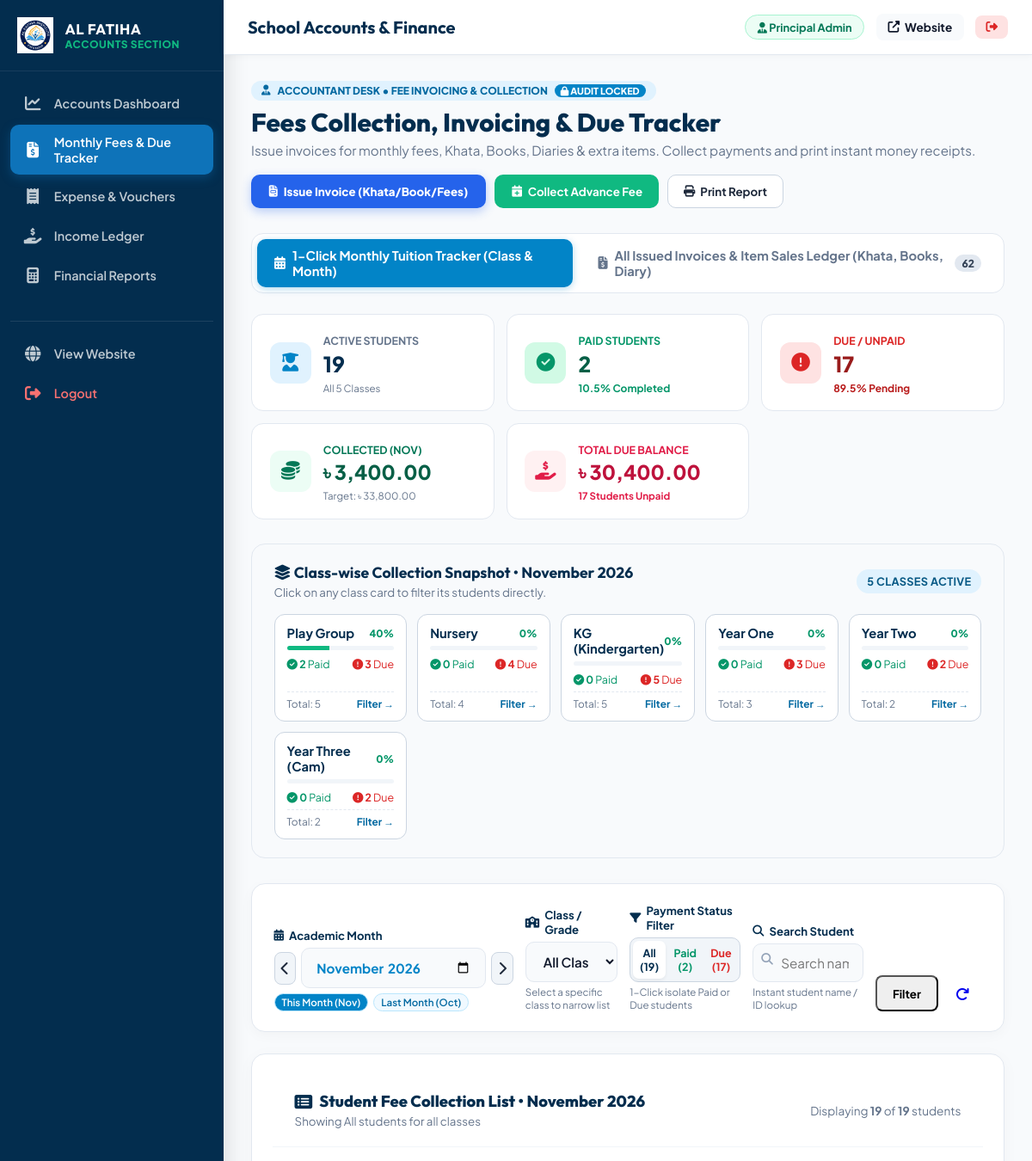
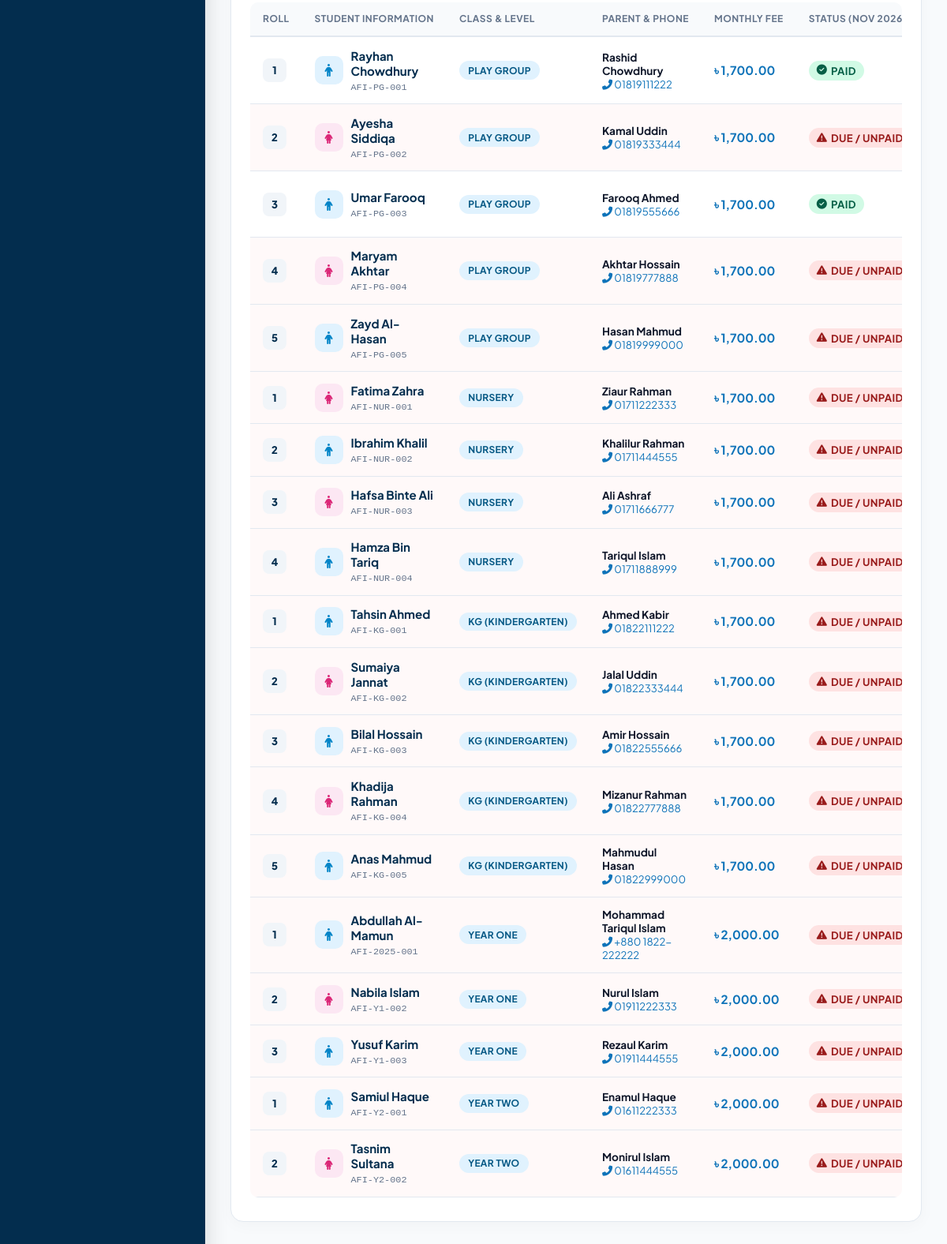
/accountant/fees.php (signed in), run on an earlier commit of the app's database (2 pictures, top to bottom).
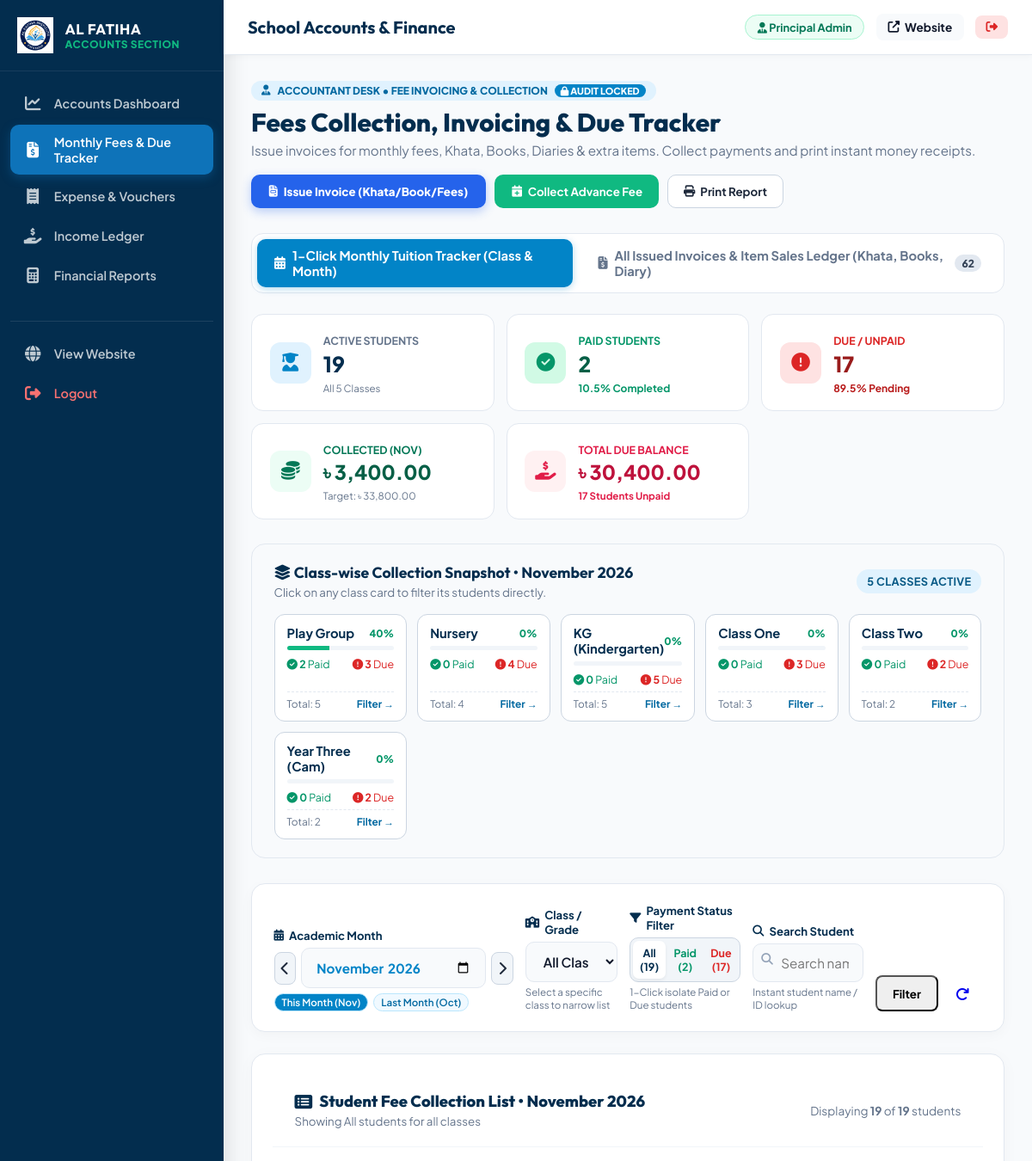
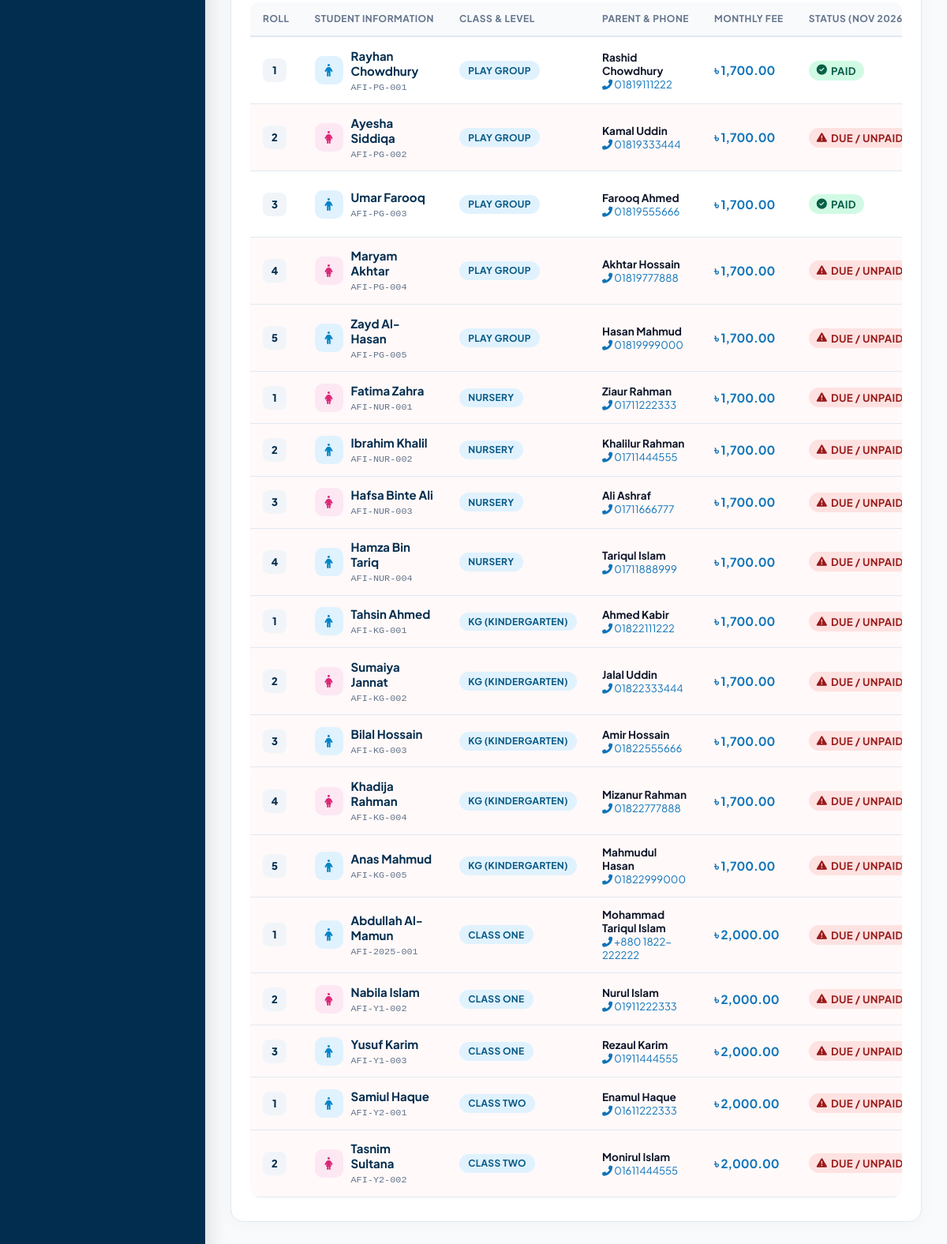
And on a later commit of the database (2 pictures, top to bottom).
### tables this page shows
CREATE TABLE `classes` (
  `id` int(11) NOT NULL AUTO_INCREMENT,
  `class_name` varchar(50) NOT NULL,
  `age_group` varchar(50) NOT NULL,
  `section` varchar(10) DEFAULT 'A',
  `room_no` varchar(20) DEFAULT '101',
  `tuition_fee` decimal(10,2) NOT NULL DEFAULT 3500.00,
  `admission_fee` decimal(10,2) NOT NULL DEFAULT 8000.00,
  `book_kit_fee` decimal(10,2) NOT NULL DEFAULT 3500.00,
  `primary_teacher_id` int(11) DEFAULT NULL,
  `backup_teacher_id` int(11) DEFAULT NULL,
  PRIMARY KEY (`id`)
);

CREATE TABLE `students` (
  `id` int(11) NOT NULL AUTO_INCREMENT,
  `student_id` varchar(20) NOT NULL,
  `first_name` varchar(50) NOT NULL,
  `last_name` varchar(50) NOT NULL,
  `gender` enum('Male','Female') NOT NULL,
  `dob` date NOT NULL,
  `class_id` int(11) NOT NULL,
  `roll_no` int(11) NOT NULL,
  `parent_user_id` int(11) DEFAULT NULL,
  `father_name` varchar(100) NOT NULL,
  `mother_name` varchar(100) NOT NULL,
  `phone` varchar(20) NOT NULL,
  `address` text NOT NULL,
  `status` enum('Active','Graduated','Suspended') DEFAULT 'Active',
  `admission_date` date DEFAULT NULL,
  `blood_group` varchar(10) DEFAULT NULL,
  `religion` varchar(50) DEFAULT 'Islam',
  `nationality` varchar(50) DEFAULT 'Bangladeshi',
  `birth_reg_no` varchar(100) DEFAULT NULL,
  `permanent_address` text DEFAULT NULL,
  `father_occupation` varchar(100) DEFAULT NULL,
  `father_phone` varchar(40) DEFAULT NULL,
  `father_nid` varchar(100) DEFAULT NULL,
  `mother_occupation` varchar(100) DEFAULT NULL,
  `mother_phone` varchar(40) DEFAULT NULL,
  `emergency_contact_name` varchar(100) DEFAULT NULL,
  `emergency_contact_phone` varchar(40) DEFAULT NULL,
  `emergency_contact_relation` varchar(50) DEFAULT NULL,
  `previous_school` varchar(150) DEFAULT NULL,
  `medical_notes` text DEFAULT NULL,
  `admission_session` varchar(20) DEFAULT '2027',
  PRIMARY KEY (`id`),
  UNIQUE KEY `student_id` (`student_id`),
  KEY `class_id` (`class_id`),
  CONSTRAINT `students_ibfk_1` FOREIGN KEY (`class_id`) REFERENCES `classes` (`id`) ON DELETE CASCADE
);

### includes/functions.php (called while the page is built, shortened)
<?php
function sanitize($data) {
    return htmlspecialchars(trim($data), ENT_QUOTES, 'UTF-8');
}
function format_currency($amount) {
    return '৳ ' . number_format($amount, 2);
}

### accountant/fees.php (the view, shortened to what the changed rows need)
<?php
require_once __DIR__ . '/layout.php';
$db = get_db_connection();
$activeView = sanitize($_GET['view'] ?? 'tracker');
$selected_month = sanitize($_GET['month'] ?? date('Y-m'));
$selected_class_id = isset($_GET['class_id']) ? intval($_GET['class_id']) : 0;
$selected_status = sanitize($_GET['status'] ?? 'all');
$currentMonthTime = strtotime($selected_month . '-01');
$classes = $db->query("SELECT * FROM classes ORDER BY id ASC")->fetchAll(PDO::FETCH_ASSOC);
$sql = "
    SELECT
        s.id,
        s.student_id as student_code,
        s.first_name,
        s.last_name,
        s.roll_no,
        s.gender,
        s.father_name,
        s.mother_name,
        s.phone,
        s.class_id,
        c.class_name,
        c.tuition_fee as class_tuition_fee,
        f.id as fee_id,
        f.invoice_no,
        f.fee_type,
        f.fee_month,
        f.amount as billed_amount,
        f.status as fee_status,
        f.paid_date,
        f.payment_method,
        f.reference_no,
        f.notes
    FROM students s
    JOIN classes c ON s.class_id = c.id
    LEFT JOIN fees f ON (
        f.student_id = s.id
        AND (
            f.fee_month = :sel_month
            OR (f.due_date LIKE :sel_month_like AND (f.fee_type LIKE '%Tuition%' OR f.fee_type LIKE '%Monthly%'))
        )
    )
    WHERE s.status = 'Active'
";
$params = [
    ':sel_month' => $selected_month,
    ':sel_month_like' => $selected_month . '%'
];
$sql .= " ORDER BY c.id ASC, s.roll_no ASC, s.first_name ASC";
$stmt = $db->prepare($sql);
$stmt->execute($params);
$rawStudents = $stmt->fetchAll(PDO::FETCH_ASSOC);
$displayStudents = [];
$classSummaries = [];
foreach ($classes as $cls) {
    $classSummaries[$cls['id']] = [
        'name' => $cls['class_name'],
        'total' => 0,
        'paid' => 0,
        'due' => 0,
        'expected' => 0,
        'collected' => 0,
        'due_amount' => 0
    ];
}
foreach ($rawStudents as $st) {
    $effectiveAmount = !empty($st['billed_amount']) && floatval($st['billed_amount']) > 0
        ? floatval($st['billed_amount'])
        : (floatval($st['class_tuition_fee']) > 0 ? floatval($st['class_tuition_fee']) : 2000.00);
    $isPaid = (!empty($st['fee_status']) && strtolower($st['fee_status']) === 'paid');
    $status = $isPaid ? 'Paid' : 'Due';
    $st['computed_status'] = $status;
    $st['effective_amount'] = $effectiveAmount;
    $cid = $st['class_id'];
    if (isset($classSummaries[$cid])) {
        $classSummaries[$cid]['total']++;
        $classSummaries[$cid]['expected'] += $effectiveAmount;
        if ($isPaid) {
            $classSummaries[$cid]['paid']++;
            $classSummaries[$cid]['collected'] += $effectiveAmount;
        } else {
            $classSummaries[$cid]['due']++;
            $classSummaries[$cid]['due_amount'] += $effectiveAmount;
        }
    }
    if ($selected_status === 'all' || strtolower($selected_status) === strtolower($status)) {
        $displayStudents[] = $st;
    }
}
?>
<div class="fee-manager-header" style="display: flex; justify-content: space-between; align-items: center; flex-wrap: wrap; gap: 1.2rem; margin-bottom: 1.8rem;">
  <div>
    <h2 style="font-family: 'Outfit', sans-serif; color: var(--admin-deep-navy); margin: 0; font-size: 1.85rem; font-weight: 800;">
      Fees Collection, Invoicing &amp; Due Tracker
    </h2>
  </div>
</div>
<?php if ($activeView === 'tracker'): ?>
  <?php if ($selected_class_id === 0): ?>
    <div style="background: #f8fafc; border: 1.5px solid #e2e8f0; border-radius: 16px; padding: 1.3rem 1.6rem; margin-bottom: 1.8rem;">
      <div style="display: grid; grid-template-columns: repeat(5, 1fr); gap: 12px;">
        <?php foreach ($classes as $cls):
          $cs = $classSummaries[$cls['id']] ?? ['total' => 0, 'paid' => 0, 'due' => 0, 'rate' => 0];
        ?>
          <a href="fees.php?view=tracker&month=<?= $selected_month ?>&class_id=<?= $cls['id'] ?>&status=<?= $selected_status ?>" style="background: #ffffff; border: 1.5px solid #cbd5e1; border-radius: 12px; padding: 12px 14px; text-decoration: none; color: inherit; display: flex; flex-direction: column; transition: all 0.2s;">
            <div style="display: flex; justify-content: space-between; align-items: center; margin-bottom: 6px;">
              <strong style="font-size: 0.92rem; color: var(--admin-deep-navy);"><?= htmlspecialchars($cls['class_name']) ?></strong>
              <span style="font-size: 0.74rem; font-weight: 800; color: #059669;"><?= $cs['rate'] ?>%</span>
            </div>
            <div style="height: 5px; background: #f1f5f9; border-radius: 10px; overflow: hidden; margin-bottom: 8px;">
            </div>
            <div style="display: flex; justify-content: space-between; font-size: 0.78rem; margin-bottom: 6px;">
              <span style="color: #059669;"><i class="fas fa-check-circle"></i> <strong><?= $cs['paid'] ?></strong> Paid</span>
              <span style="color: #dc2626;"><i class="fas fa-exclamation-circle"></i> <strong><?= $cs['due'] ?></strong> Due</span>
            </div>
            <div style="display: flex; justify-content: space-between; align-items: center; margin-top: auto; padding-top: 6px; border-top: 1px dashed #e2e8f0; font-size: 0.74rem; color: #64748b;">
              <span>Total: <?= $cs['total'] ?></span>
              <span style="color: #0369a1; font-weight: 700;">Filter &rarr;</span>
            </div>
          </a>
        <?php endforeach; ?>
      </div>
    </div>
  <?php endif; ?>
  <div class="card-box" style="background: #ffffff; border-radius: 16px; border: 1.5px solid #e2e8f0; overflow: hidden; box-shadow: 0 4px 20px rgba(0,0,0,0.03);">
    <div class="table-responsive">
      <table class="data-table">
        <thead>
          <tr>
            <th style="width: 70px;">Roll</th>
            <th>Student Information</th>
            <th>Class &amp; Level</th>
            <th>Parent &amp; Phone</th>
            <th>Monthly Fee</th>
            <th>Status (<?= date('M Y', $currentMonthTime) ?>)</th>
          </tr>
        </thead>
        <tbody>
          <?php if (!empty($displayStudents)): ?>
            <?php foreach ($displayStudents as $st): ?>
              <tr class="<?= ($st['computed_status'] === 'Due') ? 'row-due-highlight' : '' ?>">
                <td><span class="roll-badge"><?= $st['roll_no'] ?: '-' ?></span></td>
                <td>
                  <div style="display: flex; align-items: center; gap: 10px;">
                    <div class="st-avatar <?= (strtolower($st['gender']) === 'female') ? 'female' : 'male' ?>">
                      <i class="fas <?= (strtolower($st['gender']) === 'female') ? 'fa-female' : 'fa-male' ?>"></i>
                    </div>
                    <div>
                      <strong style="color: var(--admin-deep-navy); font-size: 0.94rem;"><?= htmlspecialchars($st['first_name'] . ' ' . $st['last_name']) ?></strong>
                      <br><small style="color: var(--admin-text-muted); font-size: 0.74rem;"><code><?= htmlspecialchars($st['student_code']) ?></code></small>
                    </div>
                  </div>
                </td>
                <td><span class="badge badge-info" style="font-weight: 700;"><?= htmlspecialchars($st['class_name']) ?></span></td>
                <td>
                  <div style="font-size: 0.85rem;">
                    <strong><?= htmlspecialchars($st['father_name'] ?: ($st['mother_name'] ?: 'N/A')) ?></strong>
                    <br>
                    <a href="tel:<?= htmlspecialchars($st['phone']) ?>" style="color: var(--admin-primary); text-decoration: none; font-size: 0.82rem;">
                      <i class="fas fa-phone-alt"></i> <?= htmlspecialchars($st['phone']) ?>
                    </a>
                  </div>
                </td>
                <td><strong style="color: var(--admin-primary); font-size: 0.95rem;"><?= format_currency($st['effective_amount']) ?></strong></td>
                <td>
                  <?php if ($st['computed_status'] === 'Paid'): ?>
                    <span class="badge badge-success" style="background: #d1fae5; color: #065f46; font-size: 0.82rem; padding: 4px 10px; font-weight: 700; display: inline-flex; align-items: center; gap: 5px;">
                      <i class="fas fa-check-circle"></i> Paid
                    </span>
                  <?php else: ?>
                    <span class="badge badge-danger" style="background: #fee2e2; color: #991b1b; font-size: 0.82rem; padding: 4px 10px; font-weight: 700; display: inline-flex; align-items: center; gap: 5px;">
                      <i class="fas fa-exclamation-triangle"></i> Due / Unpaid
                    </span>
                  <?php endif; ?>
                </td>
              </tr>
            <?php endforeach; ?>
          <?php endif; ?>
        </tbody>
      </table>
    </div>
  </div>
<?php endif; ?>
<?php require_once __DIR__ . '/layout_footer.php'; ?>

What changed in the data, as far as the page shows it:
changed classes: class_name "Year One" → "Class One"
changed classes: class_name "Year Two" → "Class Two"
changed through a linked row, students "Abdullah Al-Mamun": class.class_name "YEAR ONE" → "CLASS ONE"
changed through a linked row, students "Nabila Islam": class.class_name "YEAR ONE" → "CLASS ONE"
changed through a linked row, students "Yusuf Karim": class.class_name "YEAR ONE" → "CLASS ONE"
changed through a linked row, students "Samiul Haque": class.class_name "YEAR TWO" → "CLASS TWO"
changed through a linked row, students "Tasnim Sultana": class.class_name "YEAR TWO" → "CLASS TWO"
